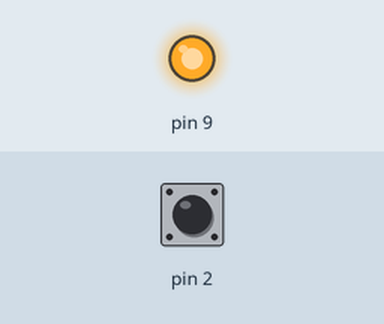
A sketch run on a simulated Arduino Leonardo, built with avr-gcc and run on an emulated ATmega32U4. Parts: output pins drawn as LEDs (lit = HIGH). The test bench sets the inputs (shaded band); at power-on: pin 2 HIGH. USB keyboard and mouse output is not drawn.

Above: at 1.2 s.
1.3 s: pin 2 pulled LOW for 0.15 s
At 1.46 s:
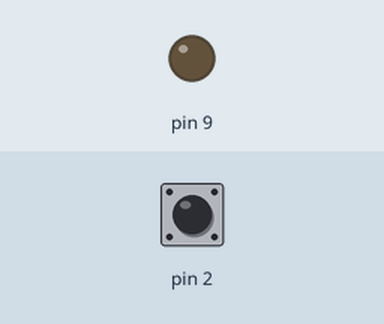
3.0 s: pin 2 pulled LOW for 3.2 s
At 6.9 s:
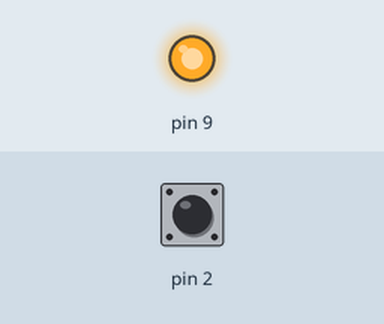
Timing chart, 0 to 8.4 s (numbered marks = the images above; inputs shaded):
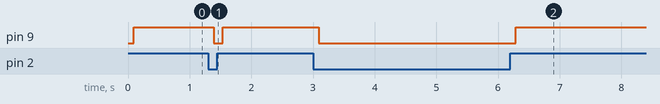

The sketch:

key_test01.ino
```cpp
#include "Keyboard.h"

void setup() {
  Keyboard.begin();
  pinMode(2, INPUT_PULLUP); //スイッチ入力（反対側はGNDへ接続）
  pinMode(9, OUTPUT); //動作確認用のLED（半角入力時に点灯）
  Serial.begin(9600);

}

bool anow= LOW;
bool a = LOW;

void loop() {
  if(digitalRead(2) == HIGH && anow == LOW){ //ペダルが踏み込まれている時
    a = !a;
    anow = HIGH;
    Keyboard.press(KEY_RIGHT_CTRL);
    Keyboard.press(KEY_RIGHT_SHIFT);
    Keyboard.press(0x27);
    delay(90);
    Keyboard.release(KEY_RIGHT_CTRL);
    Keyboard.release(KEY_RIGHT_SHIFT);
    Keyboard.release(0x27);
    digitalWrite(9,HIGH);

  }
  while(digitalRead(2) == HIGH && anow == HIGH){
  }

  if(digitalRead(2) == LOW && anow == HIGH){ //ペダルが踏み込まれていない時
    anow = LOW;
    Keyboard.press(KEY_RIGHT_CTRL);
    Keyboard.press(KEY_RIGHT_SHIFT);
    Keyboard.press('j');
    delay(90);
    Keyboard.release(KEY_RIGHT_CTRL);
    Keyboard.release(KEY_RIGHT_SHIFT);
    Keyboard.release('j');
    digitalWrite(9,LOW);
  }
  while(digitalRead(2)==LOW && anow == LOW){
  }


}
```

Measured:
- after the input at 1.3 s, pin 9: HIGH → LOW after 0.09 s, → HIGH 0.15 s later
- after the input at 3.0 s, pin 9: HIGH → LOW after 0.09 s, → HIGH 3.2 s later
